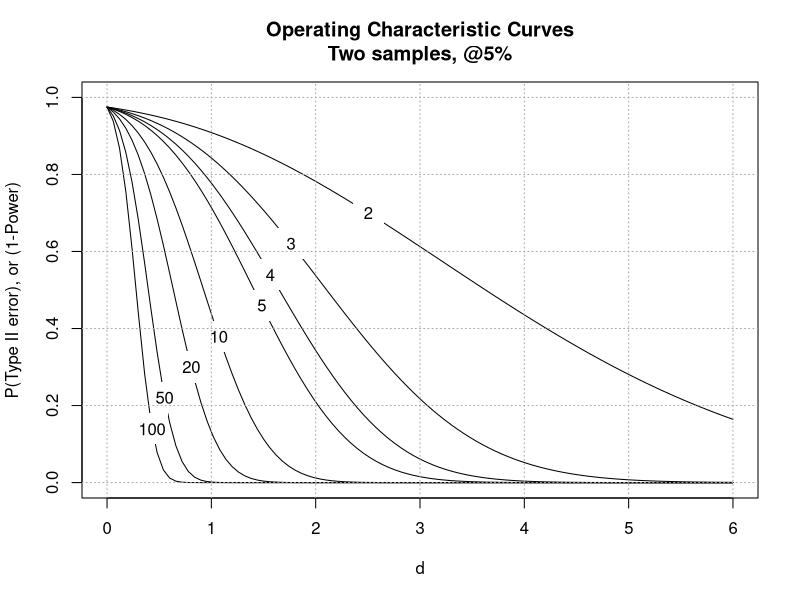
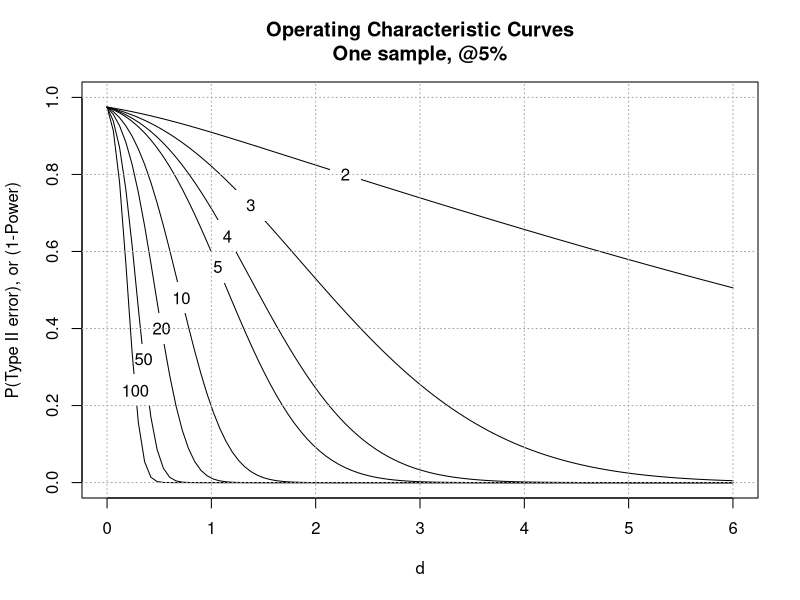

Recreate these plots in R, in order.
n_levels <- c(2,3,4,5,10,20,50,100)
ty       <- 0.7

for (n in n_levels) {
  if (n==2) new_plot=F else new_plot=T
  curve(1-power.t.test(n,x,type="two.sample")$power,0,6,add=new_plot,
        ylim=c(0,1),
        xlab="d",
        ylab="P(Type II error), or (1-Power)",
        main="Operating Characteristic Curves\nTwo samples, @5%"
  )
  tx<- (power.t.test(n,pow=1-ty,type="two.sample")$d)
  symbols(x=tx, y=ty, sq=c(0.3), add=T, inches=F, bg="white", fg=NULL)
  text(x=tx, y=ty, lab=n)
  ty<-ty-0.08
}
grid(col="darkgray")


ty<-0.8
for (n in n_levels) {
  if (n==2) new_plot=F else new_plot=T
  curve(1-power.t.test(n,x,type="one.sample")$power,0,6,add=new_plot,
        ylim=c(0,1),
        xlab="d",
        ylab="P(Type II error), or (1-Power)",
        main="Operating Characteristic Curves\nOne sample, @5%"
  )
  
  tx<- (power.t.test(n,d=NULL,pow=1-ty,type="one.sample")$d)
  symbols(x=tx, y=ty, sq=c(0.3), add=T, inches=F, bg="white", fg=NULL)
  text(x=tx, y=ty, lab=n)
  ty<-ty-0.08
}
grid(col="darkgray")
